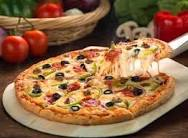
#> input picture images_pillow/download.jpeg, 188 x 138 px, found by its file name
$ python 1.py
#> lines starting #> are read from the running program, lines starting #| are printed output that depends on the picture


from PIL import Image

mac = Image.open('images_pillow/download.jpeg')
#> mac is the input picture: PIL image 188x138 RGB; mean R, G, B 142.6, 101.6, 68.6

print(type(mac))
#| <class 'PIL.JpegImagePlugin.JpegImageFile'>

# mac.show()

print(mac.size)
#| (188, 138)
print(mac.format_description)
#| JPEG (ISO 10918)


mac.crop((0,0,100//2,100//2))
# x,y, width,height

# mac.show()


# copy and pasting

comuter = mac.crop()

mac.paste(im=comuter,box=(20,9))
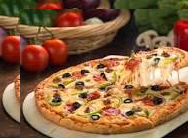
#> mac: PIL image 188x138 RGB; mean R, G, B 138.4, 97.7, 63.7

mac.resize((12,12))

mac.rotate(90)

# mac.show()


#### color transparency red green blue aplha

red = Image.open('images_pillow/download.jpeg')

red.putalpha(40) # transparency
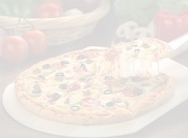
#> red: PIL image 188x138 RGBA; mean R, G, B, A 142.6, 101.6, 68.6, 40; transparent parts drawn white
red.show()
